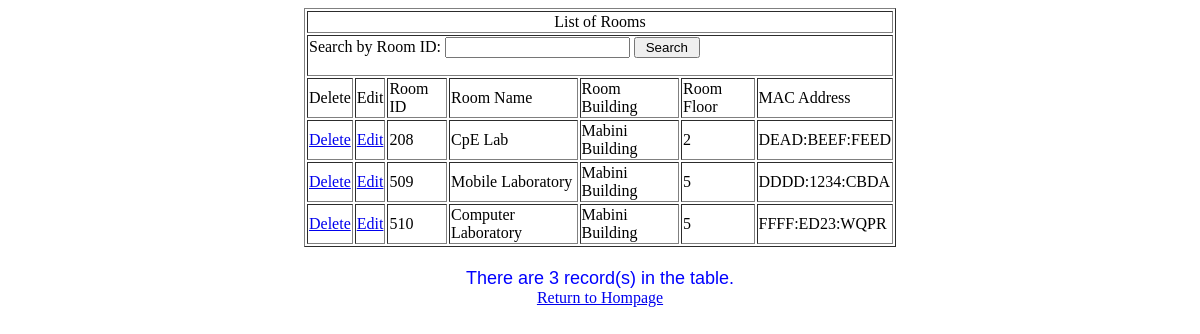
Before: /roomlist.php with the older database file.
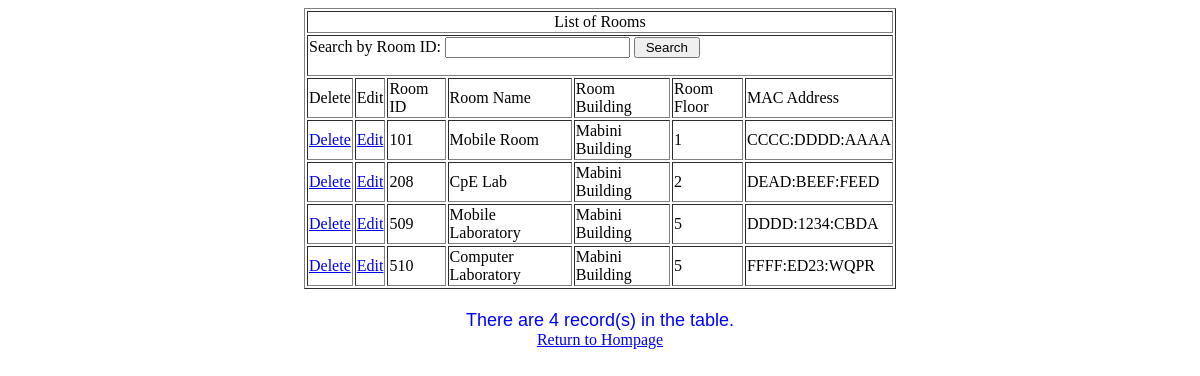
After: the same page with the newer database file.
### tables this page shows
CREATE TABLE `tbl_roomlist` (
  `room_id` varchar(5) NOT NULL,
  `room_name` varchar(100) NOT NULL,
  `room_bldg` varchar(100) NOT NULL,
  `room_floor` varchar(50) NOT NULL,
  `mac_address` varchar(100) NOT NULL,
  `Amenities` varchar(1000) NOT NULL,
  `Pax` int(200) NOT NULL,
  `Room_Status` varchar(100) NOT NULL,
  `timeframe_in` time NOT NULL DEFAULT '08:00:00',
  `timeframe_out` time NOT NULL DEFAULT '17:00:00'
);

### roomlist.php (the view, shortened to what this page needs)
<html>
<head>
</head>
<body>
<center>
<table WIDTH=50% BORDER=1>
	<tr>
		<td COLSPAN=8 ALIGN="CENTER">List of Rooms</td>
	</tr>
	<tr>
		<td COLSPAN=8>
		<form NAME="searchArea" METHOD="POST" ACTION="">
			<label>Search by Room ID:</label>
			<input TYPE="text" ID="txtSearchLN" NAME="txtSearchLN">
                        <input TYPE="submit" VALUE=" Search ">
		</form>
		</td>
	</tr>
	<tr>
                <td>Delete</td>
                <td>Edit</td>
		<td>Room ID</td>
		<td>Room Name</td>
		<td>Room Building</td>
		<td>Room Floor</td>
		<td>MAC Address</td>
	</tr>
<?php
include 'connect.php';
$searchLN = $_POST['txtSearchLN'];
if ($searchLN=="undefined")
 {
   $SQL = mysqli_query($con,"SELECT * FROM tbl_roomlist ORDER BY room_id");
 }
else
 {
   $SQL=mysqli_query($con,"SELECT * FROM tbl_roomlist WHERE room_id LIKE '$searchLN%'");
 }
while($row=mysqli_fetch_array($SQL))
	{
 ?>
	<tr>
		<td ALIGN="CENTER"><a onclick="return Del()" href="delete_room.php?SID=<?php echo $row['room_id']; ?>">Delete</a></td>
		<td ALIGN="CENTER"><a href="edit_room.php?SID=<?php echo $row['room_id']; ?>">Edit</a></td>
		<td><?php echo $row['room_id']; ?></td>
		<td><?php echo $row['room_name']; ?></td>
		<td><?php echo $row['room_bldg']; ?></td>
		<td><?php echo $row['room_floor']; ?></td>
		<td><?php echo $row['mac_address']; ?></td>
	</tr>
	<?php
	}
	?>
</table>
 <font size="4" face="arial"  color="blue">
  <?php
 include 'connect.php';
  $result = mysqli_query($con,"SELECT * FROM tbl_roomlist ");
$rows = mysqli_num_rows($result);
 echo "<br>";
  echo "There are " . $rows . " record(s) in the table. ";
    ?>
    </font>
    <br><a href="homepage.php">Return to Hompage</a></br>
</body>
</html>

Changed rows visible on the page:
added tbl_roomlist: room_id "101", room_name "Mobile Room", room_bldg "Mabini Building", room_floor "1", mac_address "CCCC:DDDD:AAAA"
Other visible differences:
$rows: "3" → "4"
